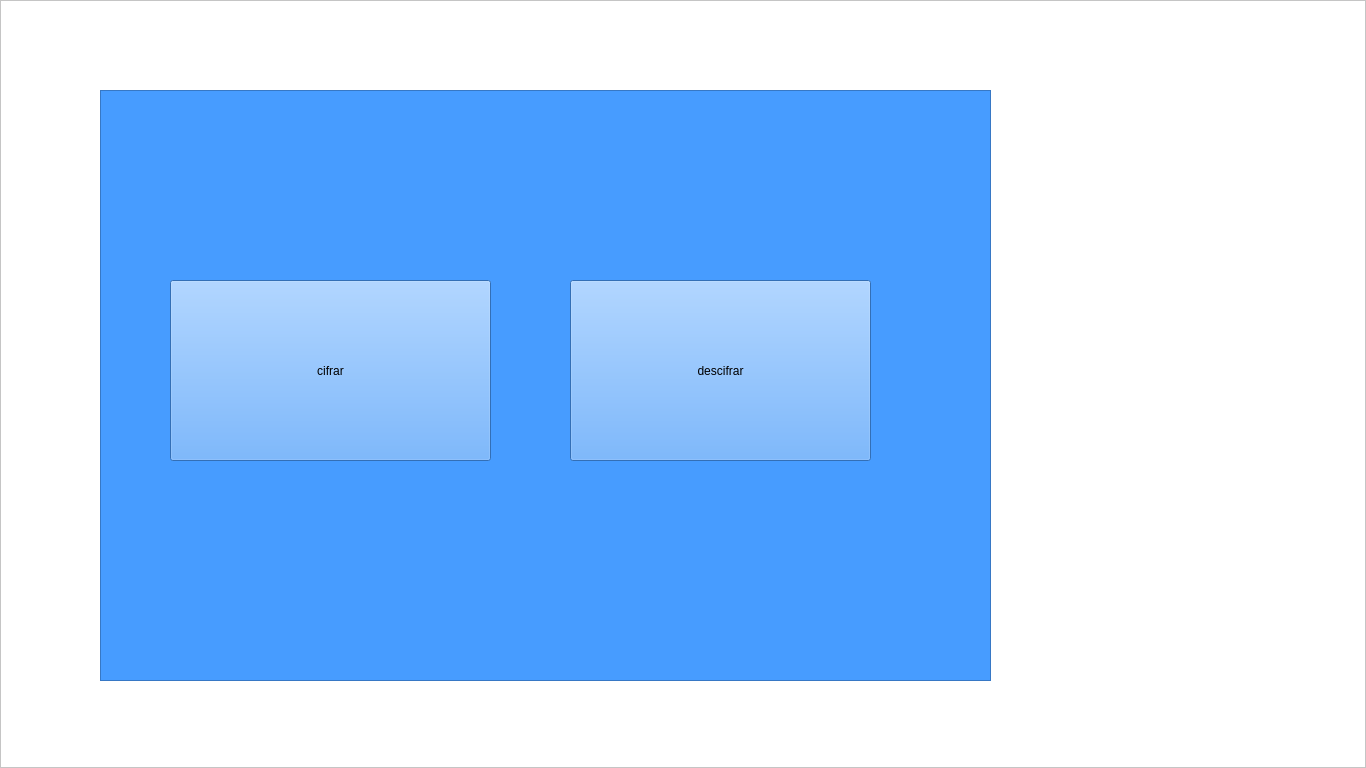
<?xml version="1.0" encoding="UTF-8"?>
<ui version="4.0">
 <class>MainWindow</class>
 <widget class="QMainWindow" name="MainWindow">
  <property name="geometry">
   <rect>
    <x>0</x>
    <y>0</y>
    <width>1366</width>
    <height>768</height>
   </rect>
  </property>
  <property name="windowTitle">
   <string>Menu usuario</string>
  </property>
  <property name="windowIcon">
   <iconset>
    <normaloff>imagenes/logo.ico</normaloff>imagenes/logo.ico</iconset>
  </property>
  <widget class="QWidget" name="centralwidget">
   <widget class="QFrame" name="frame">
    <property name="geometry">
     <rect>
      <x>0</x>
      <y>0</y>
      <width>1366</width>
      <height>768</height>
     </rect>
    </property>
    <property name="palette">
     <palette>
      <active>
       <colorrole role="WindowText">
        <brush brushstyle="SolidPattern">
         <color alpha="255">
          <red>0</red>
          <green>0</green>
          <blue>0</blue>
         </color>
        </brush>
       </colorrole>
       <colorrole role="Button">
        <brush brushstyle="SolidPattern">
         <color alpha="255">
          <red>255</red>
          <green>255</green>
          <blue>255</blue>
         </color>
        </brush>
       </colorrole>
       <colorrole role="Light">
        <brush brushstyle="SolidPattern">
         <color alpha="255">
          <red>255</red>
          <green>255</green>
          <blue>255</blue>
         </color>
        </brush>
       </colorrole>
       <colorrole role="Midlight">
        <brush brushstyle="SolidPattern">
         <color alpha="255">
          <red>255</red>
          <green>255</green>
          <blue>255</blue>
         </color>
        </brush>
       </colorrole>
       <colorrole role="Dark">
        <brush brushstyle="SolidPattern">
         <color alpha="255">
          <red>127</red>
          <green>127</green>
          <blue>127</blue>
         </color>
        </brush>
       </colorrole>
       <colorrole role="Mid">
        <brush brushstyle="SolidPattern">
         <color alpha="255">
          <red>170</red>
          <green>170</green>
          <blue>170</blue>
         </color>
        </brush>
       </colorrole>
       <colorrole role="Text">
        <brush brushstyle="SolidPattern">
         <color alpha="255">
          <red>0</red>
          <green>0</green>
          <blue>0</blue>
         </color>
        </brush>
       </colorrole>
       <colorrole role="BrightText">
        <brush brushstyle="SolidPattern">
         <color alpha="255">
          <red>255</red>
          <green>255</green>
          <blue>255</blue>
         </color>
        </brush>
       </colorrole>
       <colorrole role="ButtonText">
        <brush brushstyle="SolidPattern">
         <color alpha="255">
          <red>0</red>
          <green>0</green>
          <blue>0</blue>
         </color>
        </brush>
       </colorrole>
       <colorrole role="Base">
        <brush brushstyle="SolidPattern">
         <color alpha="255">
          <red>255</red>
          <green>255</green>
          <blue>255</blue>
         </color>
        </brush>
       </colorrole>
       <colorrole role="Window">
        <brush brushstyle="SolidPattern">
         <color alpha="255">
          <red>255</red>
          <green>255</green>
          <blue>255</blue>
         </color>
        </brush>
       </colorrole>
       <colorrole role="Shadow">
        <brush brushstyle="SolidPattern">
         <color alpha="255">
          <red>0</red>
          <green>0</green>
          <blue>0</blue>
         </color>
        </brush>
       </colorrole>
       <colorrole role="AlternateBase">
        <brush brushstyle="SolidPattern">
         <color alpha="255">
          <red>255</red>
          <green>255</green>
          <blue>255</blue>
         </color>
        </brush>
       </colorrole>
       <colorrole role="ToolTipBase">
        <brush brushstyle="SolidPattern">
         <color alpha="255">
          <red>255</red>
          <green>255</green>
          <blue>220</blue>
         </color>
        </brush>
       </colorrole>
       <colorrole role="ToolTipText">
        <brush brushstyle="SolidPattern">
         <color alpha="255">
          <red>0</red>
          <green>0</green>
          <blue>0</blue>
         </color>
        </brush>
       </colorrole>
       <colorrole role="PlaceholderText">
        <brush brushstyle="SolidPattern">
         <color alpha="128">
          <red>0</red>
          <green>0</green>
          <blue>0</blue>
         </color>
        </brush>
       </colorrole>
      </active>
      <inactive>
       <colorrole role="WindowText">
        <brush brushstyle="SolidPattern">
         <color alpha="255">
          <red>0</red>
          <green>0</green>
          <blue>0</blue>
         </color>
        </brush>
       </colorrole>
       <colorrole role="Button">
        <brush brushstyle="SolidPattern">
         <color alpha="255">
          <red>255</red>
          <green>255</green>
          <blue>255</blue>
         </color>
        </brush>
       </colorrole>
       <colorrole role="Light">
        <brush brushstyle="SolidPattern">
         <color alpha="255">
          <red>255</red>
          <green>255</green>
          <blue>255</blue>
         </color>
        </brush>
       </colorrole>
       <colorrole role="Midlight">
        <brush brushstyle="SolidPattern">
         <color alpha="255">
          <red>255</red>
          <green>255</green>
          <blue>255</blue>
         </color>
        </brush>
       </colorrole>
       <colorrole role="Dark">
        <brush brushstyle="SolidPattern">
         <color alpha="255">
          <red>127</red>
          <green>127</green>
          <blue>127</blue>
         </color>
        </brush>
       </colorrole>
       <colorrole role="Mid">
        <brush brushstyle="SolidPattern">
         <color alpha="255">
          <red>170</red>
          <green>170</green>
          <blue>170</blue>
         </color>
        </brush>
       </colorrole>
       <colorrole role="Text">
        <brush brushstyle="SolidPattern">
         <color alpha="255">
          <red>0</red>
          <green>0</green>
          <blue>0</blue>
         </color>
        </brush>
       </colorrole>
       <colorrole role="BrightText">
        <brush brushstyle="SolidPattern">
         <color alpha="255">
          <red>255</red>
          <green>255</green>
          <blue>255</blue>
         </color>
        </brush>
       </colorrole>
       <colorrole role="ButtonText">
        <brush brushstyle="SolidPattern">
         <color alpha="255">
          <red>0</red>
          <green>0</green>
          <blue>0</blue>
         </color>
        </brush>
       </colorrole>
       <colorrole role="Base">
        <brush brushstyle="SolidPattern">
         <color alpha="255">
          <red>255</red>
          <green>255</green>
          <blue>255</blue>
         </color>
        </brush>
       </colorrole>
       <colorrole role="Window">
        <brush brushstyle="SolidPattern">
         <color alpha="255">
          <red>255</red>
          <green>255</green>
          <blue>255</blue>
         </color>
        </brush>
       </colorrole>
       <colorrole role="Shadow">
        <brush brushstyle="SolidPattern">
         <color alpha="255">
          <red>0</red>
          <green>0</green>
          <blue>0</blue>
         </color>
        </brush>
       </colorrole>
       <colorrole role="AlternateBase">
        <brush brushstyle="SolidPattern">
         <color alpha="255">
          <red>255</red>
          <green>255</green>
          <blue>255</blue>
         </color>
        </brush>
       </colorrole>
       <colorrole role="ToolTipBase">
        <brush brushstyle="SolidPattern">
         <color alpha="255">
          <red>255</red>
          <green>255</green>
          <blue>220</blue>
         </color>
        </brush>
       </colorrole>
       <colorrole role="ToolTipText">
        <brush brushstyle="SolidPattern">
         <color alpha="255">
          <red>0</red>
          <green>0</green>
          <blue>0</blue>
         </color>
        </brush>
       </colorrole>
       <colorrole role="PlaceholderText">
        <brush brushstyle="SolidPattern">
         <color alpha="128">
          <red>0</red>
          <green>0</green>
          <blue>0</blue>
         </color>
        </brush>
       </colorrole>
      </inactive>
      <disabled>
       <colorrole role="WindowText">
        <brush brushstyle="SolidPattern">
         <color alpha="255">
          <red>127</red>
          <green>127</green>
          <blue>127</blue>
         </color>
        </brush>
       </colorrole>
       <colorrole role="Button">
        <brush brushstyle="SolidPattern">
         <color alpha="255">
          <red>255</red>
          <green>255</green>
          <blue>255</blue>
         </color>
        </brush>
       </colorrole>
       <colorrole role="Light">
        <brush brushstyle="SolidPattern">
         <color alpha="255">
          <red>255</red>
          <green>255</green>
          <blue>255</blue>
         </color>
        </brush>
       </colorrole>
       <colorrole role="Midlight">
        <brush brushstyle="SolidPattern">
         <color alpha="255">
          <red>255</red>
          <green>255</green>
          <blue>255</blue>
         </color>
        </brush>
       </colorrole>
       <colorrole role="Dark">
        <brush brushstyle="SolidPattern">
         <color alpha="255">
          <red>127</red>
          <green>127</green>
          <blue>127</blue>
         </color>
        </brush>
       </colorrole>
       <colorrole role="Mid">
        <brush brushstyle="SolidPattern">
         <color alpha="255">
          <red>170</red>
          <green>170</green>
          <blue>170</blue>
         </color>
        </brush>
       </colorrole>
       <colorrole role="Text">
        <brush brushstyle="SolidPattern">
         <color alpha="255">
          <red>127</red>
          <green>127</green>
          <blue>127</blue>
         </color>
        </brush>
       </colorrole>
       <colorrole role="BrightText">
        <brush brushstyle="SolidPattern">
         <color alpha="255">
          <red>255</red>
          <green>255</green>
          <blue>255</blue>
         </color>
        </brush>
       </colorrole>
       <colorrole role="ButtonText">
        <brush brushstyle="SolidPattern">
         <color alpha="255">
          <red>127</red>
          <green>127</green>
          <blue>127</blue>
         </color>
        </brush>
       </colorrole>
       <colorrole role="Base">
        <brush brushstyle="SolidPattern">
         <color alpha="255">
          <red>255</red>
          <green>255</green>
          <blue>255</blue>
         </color>
        </brush>
       </colorrole>
       <colorrole role="Window">
        <brush brushstyle="SolidPattern">
         <color alpha="255">
          <red>255</red>
          <green>255</green>
          <blue>255</blue>
         </color>
        </brush>
       </colorrole>
       <colorrole role="Shadow">
        <brush brushstyle="SolidPattern">
         <color alpha="255">
          <red>0</red>
          <green>0</green>
          <blue>0</blue>
         </color>
        </brush>
       </colorrole>
       <colorrole role="AlternateBase">
        <brush brushstyle="SolidPattern">
         <color alpha="255">
          <red>255</red>
          <green>255</green>
          <blue>255</blue>
         </color>
        </brush>
       </colorrole>
       <colorrole role="ToolTipBase">
        <brush brushstyle="SolidPattern">
         <color alpha="255">
          <red>255</red>
          <green>255</green>
          <blue>220</blue>
         </color>
        </brush>
       </colorrole>
       <colorrole role="ToolTipText">
        <brush brushstyle="SolidPattern">
         <color alpha="255">
          <red>0</red>
          <green>0</green>
          <blue>0</blue>
         </color>
        </brush>
       </colorrole>
       <colorrole role="PlaceholderText">
        <brush brushstyle="SolidPattern">
         <color alpha="128">
          <red>0</red>
          <green>0</green>
          <blue>0</blue>
         </color>
        </brush>
       </colorrole>
      </disabled>
     </palette>
    </property>
    <property name="autoFillBackground">
     <bool>true</bool>
    </property>
    <property name="frameShape">
     <enum>QFrame::StyledPanel</enum>
    </property>
    <property name="frameShadow">
     <enum>QFrame::Raised</enum>
    </property>
    <widget class="QLabel" name="veranteriores">
     <property name="geometry">
      <rect>
       <x>1160</x>
       <y>320</y>
       <width>71</width>
       <height>20</height>
      </rect>
     </property>
     <property name="text">
      <string/>
     </property>
    </widget>
    <widget class="QFrame" name="frame_2">
     <property name="geometry">
      <rect>
       <x>100</x>
       <y>90</y>
       <width>891</width>
       <height>591</height>
      </rect>
     </property>
     <property name="palette">
      <palette>
       <active>
        <colorrole role="WindowText">
         <brush brushstyle="SolidPattern">
          <color alpha="255">
           <red>0</red>
           <green>0</green>
           <blue>0</blue>
          </color>
         </brush>
        </colorrole>
        <colorrole role="Button">
         <brush brushstyle="SolidPattern">
          <color alpha="255">
           <red>71</red>
           <green>156</green>
           <blue>255</blue>
          </color>
         </brush>
        </colorrole>
        <colorrole role="Light">
         <brush brushstyle="SolidPattern">
          <color alpha="255">
           <red>199</red>
           <green>225</green>
           <blue>255</blue>
          </color>
         </brush>
        </colorrole>
        <colorrole role="Midlight">
         <brush brushstyle="SolidPattern">
          <color alpha="255">
           <red>135</red>
           <green>190</green>
           <blue>255</blue>
          </color>
         </brush>
        </colorrole>
        <colorrole role="Dark">
         <brush brushstyle="SolidPattern">
          <color alpha="255">
           <red>35</red>
           <green>78</green>
           <blue>127</blue>
          </color>
         </brush>
        </colorrole>
        <colorrole role="Mid">
         <brush brushstyle="SolidPattern">
          <color alpha="255">
           <red>47</red>
           <green>104</green>
           <blue>170</blue>
          </color>
         </brush>
        </colorrole>
        <colorrole role="Text">
         <brush brushstyle="SolidPattern">
          <color alpha="255">
           <red>0</red>
           <green>0</green>
           <blue>0</blue>
          </color>
         </brush>
        </colorrole>
        <colorrole role="BrightText">
         <brush brushstyle="SolidPattern">
          <color alpha="255">
           <red>255</red>
           <green>255</green>
           <blue>255</blue>
          </color>
         </brush>
        </colorrole>
        <colorrole role="ButtonText">
         <brush brushstyle="SolidPattern">
          <color alpha="255">
           <red>0</red>
           <green>0</green>
           <blue>0</blue>
          </color>
         </brush>
        </colorrole>
        <colorrole role="Base">
         <brush brushstyle="SolidPattern">
          <color alpha="255">
           <red>255</red>
           <green>255</green>
           <blue>255</blue>
          </color>
         </brush>
        </colorrole>
        <colorrole role="Window">
         <brush brushstyle="SolidPattern">
          <color alpha="255">
           <red>71</red>
           <green>156</green>
           <blue>255</blue>
          </color>
         </brush>
        </colorrole>
        <colorrole role="Shadow">
         <brush brushstyle="SolidPattern">
          <color alpha="255">
           <red>0</red>
           <green>0</green>
           <blue>0</blue>
          </color>
         </brush>
        </colorrole>
        <colorrole role="AlternateBase">
         <brush brushstyle="SolidPattern">
          <color alpha="255">
           <red>163</red>
           <green>205</green>
           <blue>255</blue>
          </color>
         </brush>
        </colorrole>
        <colorrole role="ToolTipBase">
         <brush brushstyle="SolidPattern">
          <color alpha="255">
           <red>255</red>
           <green>255</green>
           <blue>220</blue>
          </color>
         </brush>
        </colorrole>
        <colorrole role="ToolTipText">
         <brush brushstyle="SolidPattern">
          <color alpha="255">
           <red>0</red>
           <green>0</green>
           <blue>0</blue>
          </color>
         </brush>
        </colorrole>
        <colorrole role="PlaceholderText">
         <brush brushstyle="SolidPattern">
          <color alpha="128">
           <red>0</red>
           <green>0</green>
           <blue>0</blue>
          </color>
         </brush>
        </colorrole>
       </active>
       <inactive>
        <colorrole role="WindowText">
         <brush brushstyle="SolidPattern">
          <color alpha="255">
           <red>0</red>
           <green>0</green>
           <blue>0</blue>
          </color>
         </brush>
        </colorrole>
        <colorrole role="Button">
         <brush brushstyle="SolidPattern">
          <color alpha="255">
           <red>71</red>
           <green>156</green>
           <blue>255</blue>
          </color>
         </brush>
        </colorrole>
        <colorrole role="Light">
         <brush brushstyle="SolidPattern">
          <color alpha="255">
           <red>199</red>
           <green>225</green>
           <blue>255</blue>
          </color>
         </brush>
        </colorrole>
        <colorrole role="Midlight">
         <brush brushstyle="SolidPattern">
          <color alpha="255">
           <red>135</red>
           <green>190</green>
           <blue>255</blue>
          </color>
         </brush>
        </colorrole>
        <colorrole role="Dark">
         <brush brushstyle="SolidPattern">
          <color alpha="255">
           <red>35</red>
           <green>78</green>
           <blue>127</blue>
          </color>
         </brush>
        </colorrole>
        <colorrole role="Mid">
         <brush brushstyle="SolidPattern">
          <color alpha="255">
           <red>47</red>
           <green>104</green>
           <blue>170</blue>
          </color>
         </brush>
        </colorrole>
        <colorrole role="Text">
         <brush brushstyle="SolidPattern">
          <color alpha="255">
           <red>0</red>
           <green>0</green>
           <blue>0</blue>
          </color>
         </brush>
        </colorrole>
        <colorrole role="BrightText">
         <brush brushstyle="SolidPattern">
          <color alpha="255">
           <red>255</red>
           <green>255</green>
           <blue>255</blue>
          </color>
         </brush>
        </colorrole>
        <colorrole role="ButtonText">
         <brush brushstyle="SolidPattern">
          <color alpha="255">
           <red>0</red>
           <green>0</green>
           <blue>0</blue>
          </color>
         </brush>
        </colorrole>
        <colorrole role="Base">
         <brush brushstyle="SolidPattern">
          <color alpha="255">
           <red>255</red>
           <green>255</green>
           <blue>255</blue>
          </color>
         </brush>
        </colorrole>
        <colorrole role="Window">
         <brush brushstyle="SolidPattern">
          <color alpha="255">
           <red>71</red>
           <green>156</green>
           <blue>255</blue>
          </color>
         </brush>
        </colorrole>
        <colorrole role="Shadow">
         <brush brushstyle="SolidPattern">
          <color alpha="255">
           <red>0</red>
           <green>0</green>
           <blue>0</blue>
          </color>
         </brush>
        </colorrole>
        <colorrole role="AlternateBase">
         <brush brushstyle="SolidPattern">
          <color alpha="255">
           <red>163</red>
           <green>205</green>
           <blue>255</blue>
          </color>
         </brush>
        </colorrole>
        <colorrole role="ToolTipBase">
         <brush brushstyle="SolidPattern">
          <color alpha="255">
           <red>255</red>
           <green>255</green>
           <blue>220</blue>
          </color>
         </brush>
        </colorrole>
        <colorrole role="ToolTipText">
         <brush brushstyle="SolidPattern">
          <color alpha="255">
           <red>0</red>
           <green>0</green>
           <blue>0</blue>
          </color>
         </brush>
        </colorrole>
        <colorrole role="PlaceholderText">
         <brush brushstyle="SolidPattern">
          <color alpha="128">
           <red>0</red>
           <green>0</green>
           <blue>0</blue>
          </color>
         </brush>
        </colorrole>
       </inactive>
       <disabled>
        <colorrole role="WindowText">
         <brush brushstyle="SolidPattern">
          <color alpha="255">
           <red>35</red>
           <green>78</green>
           <blue>127</blue>
          </color>
         </brush>
        </colorrole>
        <colorrole role="Button">
         <brush brushstyle="SolidPattern">
          <color alpha="255">
           <red>71</red>
           <green>156</green>
           <blue>255</blue>
          </color>
         </brush>
        </colorrole>
        <colorrole role="Light">
         <brush brushstyle="SolidPattern">
          <color alpha="255">
           <red>199</red>
           <green>225</green>
           <blue>255</blue>
          </color>
         </brush>
        </colorrole>
        <colorrole role="Midlight">
         <brush brushstyle="SolidPattern">
          <color alpha="255">
           <red>135</red>
           <green>190</green>
           <blue>255</blue>
          </color>
         </brush>
        </colorrole>
        <colorrole role="Dark">
         <brush brushstyle="SolidPattern">
          <color alpha="255">
           <red>35</red>
           <green>78</green>
           <blue>127</blue>
          </color>
         </brush>
        </colorrole>
        <colorrole role="Mid">
         <brush brushstyle="SolidPattern">
          <color alpha="255">
           <red>47</red>
           <green>104</green>
           <blue>170</blue>
          </color>
         </brush>
        </colorrole>
        <colorrole role="Text">
         <brush brushstyle="SolidPattern">
          <color alpha="255">
           <red>35</red>
           <green>78</green>
           <blue>127</blue>
          </color>
         </brush>
        </colorrole>
        <colorrole role="BrightText">
         <brush brushstyle="SolidPattern">
          <color alpha="255">
           <red>255</red>
           <green>255</green>
           <blue>255</blue>
          </color>
         </brush>
        </colorrole>
        <colorrole role="ButtonText">
         <brush brushstyle="SolidPattern">
          <color alpha="255">
           <red>35</red>
           <green>78</green>
           <blue>127</blue>
          </color>
         </brush>
        </colorrole>
        <colorrole role="Base">
         <brush brushstyle="SolidPattern">
          <color alpha="255">
           <red>71</red>
           <green>156</green>
           <blue>255</blue>
          </color>
         </brush>
        </colorrole>
        <colorrole role="Window">
         <brush brushstyle="SolidPattern">
          <color alpha="255">
           <red>71</red>
           <green>156</green>
           <blue>255</blue>
          </color>
         </brush>
        </colorrole>
        <colorrole role="Shadow">
         <brush brushstyle="SolidPattern">
          <color alpha="255">
           <red>0</red>
           <green>0</green>
           <blue>0</blue>
          </color>
         </brush>
        </colorrole>
        <colorrole role="AlternateBase">
         <brush brushstyle="SolidPattern">
          <color alpha="255">
           <red>71</red>
           <green>156</green>
           <blue>255</blue>
          </color>
         </brush>
        </colorrole>
        <colorrole role="ToolTipBase">
         <brush brushstyle="SolidPattern">
          <color alpha="255">
           <red>255</red>
           <green>255</green>
           <blue>220</blue>
          </color>
         </brush>
        </colorrole>
        <colorrole role="ToolTipText">
         <brush brushstyle="SolidPattern">
          <color alpha="255">
           <red>0</red>
           <green>0</green>
           <blue>0</blue>
          </color>
         </brush>
        </colorrole>
        <colorrole role="PlaceholderText">
         <brush brushstyle="SolidPattern">
          <color alpha="128">
           <red>0</red>
           <green>0</green>
           <blue>0</blue>
          </color>
         </brush>
        </colorrole>
       </disabled>
      </palette>
     </property>
     <property name="autoFillBackground">
      <bool>true</bool>
     </property>
     <property name="frameShape">
      <enum>QFrame::StyledPanel</enum>
     </property>
     <property name="frameShadow">
      <enum>QFrame::Raised</enum>
     </property>
     <widget class="QPushButton" name="cifrarbtn">
      <property name="geometry">
       <rect>
        <x>70</x>
        <y>190</y>
        <width>321</width>
        <height>181</height>
       </rect>
      </property>
      <property name="text">
       <string>cifrar</string>
      </property>
     </widget>
     <widget class="QPushButton" name="descifrarbtn">
      <property name="geometry">
       <rect>
        <x>470</x>
        <y>190</y>
        <width>301</width>
        <height>181</height>
       </rect>
      </property>
      <property name="text">
       <string>descifrar</string>
      </property>
     </widget>
    </widget>
    <widget class="QLabel" name="label">
     <property name="geometry">
      <rect>
       <x>1050</x>
       <y>300</y>
       <width>251</width>
       <height>241</height>
      </rect>
     </property>
     <property name="text">
      <string/>
     </property>
     <property name="pixmap">
      <pixmap>imagenes/logo.jpeg</pixmap>
     </property>
    </widget>
   </widget>
  </widget>
 </widget>
 <resources/>
 <connections/>
</ui>
